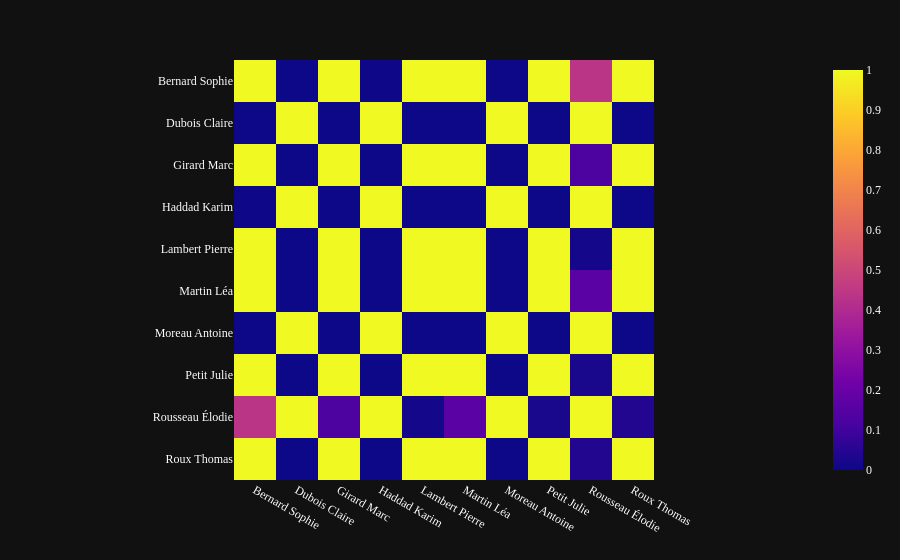

The notebook cell saved with this chart:
### Markdown cell above
Si p < 0.05 → H0 rejetée. Donc on invalide l'Hypothèse 0 ce qui induit que certains suspects sont impactés différemment par la question accusatrice

### Code cell
from scikit_posthocs import posthoc_dunn                                                                                                
                                                                                                                                          
dunn_bpm = posthoc_dunn(df_accusatory, val_col="rythme_cardiaque_bpm", group_col="nom", p_adjust="bonferroni",)                          
fig = px.imshow(dunn_bpm)
fig.update_layout(
    template=THEME,
)
fig.show()

### Figure 1 — Plotly figure (JSON) as saved in the notebook; plotly's stock layout.template omitted (floating-point values rounded to 4 significant figures)
{"data": [{"coloraxis": "coloraxis", "hovertemplate": "x: %{x}<br>y: %{y}<br>color: %{z}<extra></extra>", "name": "0", "type": "heatmap", "x": ["Bernard Sophie", "Dubois Claire", "Girard Marc", "Haddad Karim", "Lambert Pierre", "Martin Léa", "Moreau Antoine", "Petit Julie", "Rousseau Élodie", "Roux Thomas"], "xaxis": "x", "y": ["Bernard Sophie", "Dubois Claire", "Girard Marc", "Haddad Karim", "Lambert Pierre", "Martin Léa", "Moreau Antoine", "Petit Julie", "Rousseau Élodie", "Roux Thomas"], "yaxis": "y", "z": [[1.0, 0.0005014, 1.0, 0.002485, 1.0, 1.0, 0.0002351, 1.0, 0.4388, 1.0], [0.0005014, 1.0, 7.317e-05, 1.0, 2.858e-06, 0.0001053, 1.0, 6.14e-06, 1.0, 1.448e-05], [1.0, 7.317e-05, 1.0, 0.0004169, 1.0, 1.0, 3.224e-05, 1.0, 0.1272, 1.0], [0.002485, 1.0, 0.0004169, 1.0, 2.017e-05, 0.000585, 1.0, 4.129e-05, 1.0, 9.206e-05], [1.0, 2.858e-06, 1.0, 2.017e-05, 1.0, 1.0, 1.143e-06, 1.0, 0.01435, 1.0], [1.0, 0.0001053, 1.0, 0.000585, 1.0, 1.0, 4.694e-05, 1.0, 0.1614, 1.0], [0.0002351, 1.0, 3.224e-05, 1.0, 1.143e-06, 4.694e-05, 1.0, 2.511e-06, 1.0, 6.07e-06], [1.0, 6.14e-06, 1.0, 4.129e-05, 1.0, 1.0, 2.511e-06, 1.0, 0.02424, 1.0], [0.4388, 1.0, 0.1272, 1.0, 0.01435, 0.1614, 1.0, 0.02424, 1.0, 0.04334], [1.0, 1.448e-05, 1.0, 9.206e-05, 1.0, 1.0, 6.07e-06, 1.0, 0.04334, 1.0]]}], "layout": {"coloraxis": {"colorscale": [[0, "#0d0887"], [0.1111, "#46039f"], [0.2222, "#7201a8"], [0.3333, "#9c179e"], [0.4444, "#bd3786"], [0.5556, "#d8576b"], [0.6667, "#ed7953"], [0.7778, "#fb9f3a"], [0.8889, "#fdca26"], [1, "#f0f921"]]}, "margin": {"t": 60}, "xaxis": {"anchor": "y", "constrain": "domain", "domain": [0, 1], "scaleanchor": "y"}, "yaxis": {"anchor": "x", "autorange": "reversed", "constrain": "domain", "domain": [0, 1]}}}
